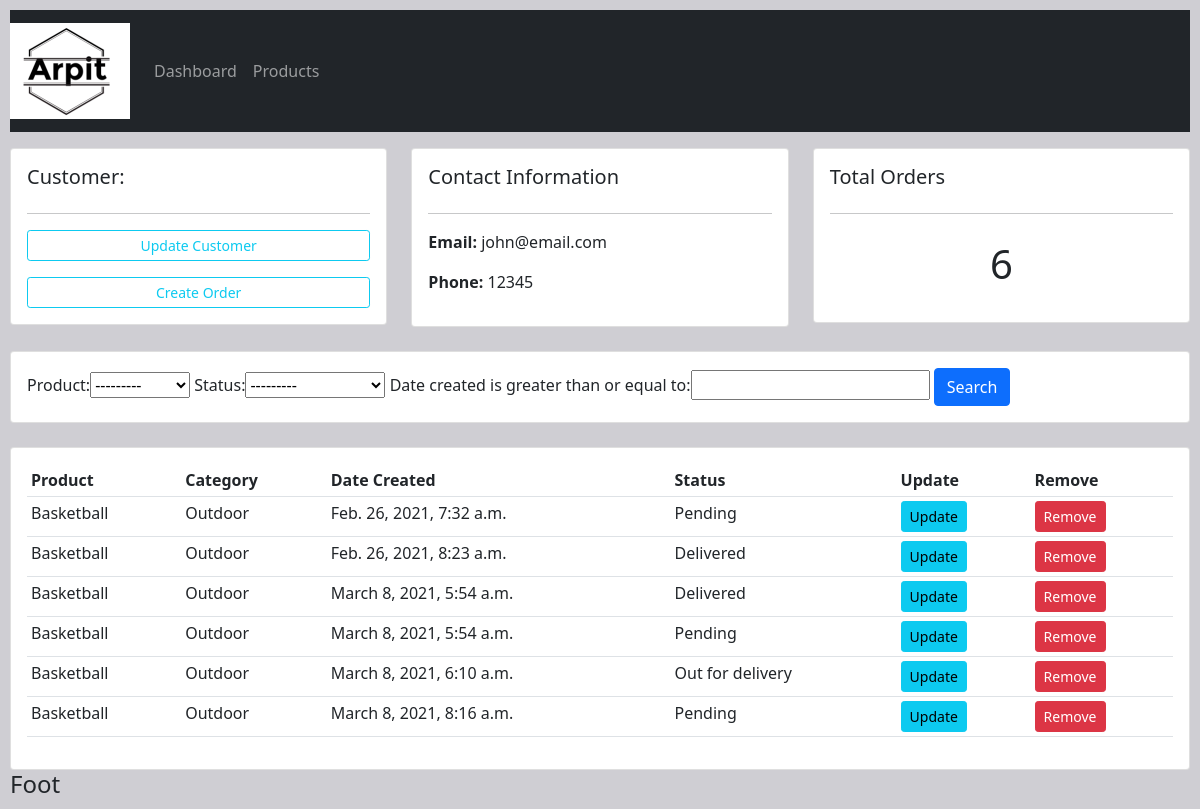
Screenshot of /customer/1 with the database file from the repository.
### crm1/models.py (models this page shows, shortened)
class Customer(models.Model):
    name = models.CharField(max_length=250, null=True)
    phone = models.CharField(max_length=15, null=True)
    email = models.EmailField(max_length=50, null=True)
    date_created = models.DateTimeField(auto_now_add=True, null=True)

class Order(models.Model):
    STATUS = (
        ('Pending', 'Pending'),
        ('Out for delivery', 'Out for delivery'),
        ('Delivered', 'Delivered'),
    )
    customer = models.ForeignKey(
        Customer, null=True, on_delete=models.SET_NULL)
    product = models.ForeignKey(Product, null=True, on_delete=models.SET_NULL)
    date_created = models.DateTimeField(auto_now_add=True, null=True)
    status = models.CharField(max_length=200, choices=STATUS)

class Product(models.Model):
    CATEGORY = (
        ('Indoor', 'Indoor'),
        ('Outdoor', 'Outdoor'),
    )
    name = models.CharField(max_length=250, null=True)
    price = models.FloatField(null=True)
    category = models.CharField(max_length=250, null=True, choices=CATEGORY)
    description = models.CharField(max_length=200, null=True, blank=True
                                   )
    date_created = models.DateTimeField(auto_now_add=True, null=True)
    tags = models.ManyToManyField(Tag)
    def __str__(self):
        return self.name

### crm1/views.py (the view)
# urls.py: re_path('customer/(?P<pk>\d+)$', views.customer, name='customer'),
def customer(request, pk):
    req_customer = Customer.objects.get(id=pk)
    order = req_customer.order_set.all()
    orderfilter= OrderFilter(request.GET, queryset= order)
    order= orderfilter.qs
    total_count = order.count()
    context = {"customer": req_customer, "order": order, "count": total_count,
                "orderfilter":orderfilter}
    return render(request, 'crm1/customer.html', context)

### crm1/templates/crm1/customer.html (shortened to what this page needs)
{% extends 'crm1/base.html' %}
{% block content %}
<div class="row">
	<div class="col-md">
		<div class="card card-body">
			<h5>Customer:</h5>
			<hr>
			<a class="btn btn-outline-info  btn-sm btn-block" href="">Update Customer</a>
			<a class="btn btn-outline-info  btn-sm btn-block" href="{% url 'create_order' customer.id%}">Create Order</a>
		</div>
	</div>
	<div class="col-md">
		<div class="card card-body">
			<h5>Contact Information</h5>
			<hr>
			<p> <b>Email:</b> {{customer.email}} </p>
			<p> <b>Phone:</b> {{customer.phone}} </p>
		</div>
	</div>
	<div class="col-md">
		<div class="card card-body">
			<h5>Total Orders</h5>
			<hr>
			<h1 style="text-align: center;padding: 10px">{{count}}</h1>
		</div>
	</div>
</div>
<br>
<div class="row">
	<div class="col">
		<div class="card card-body">
			<form method="get">
				{{orderfilter.form}}
				<button class="btn btn-primary" type="submit">Search</button>
			</form>
		</div>
	</div>
</div>
<br>
<div class="row">
	<div class="col-md">
		<div class="card card-body">
			<table class="table table-sm">
				<tr>
					<th>Product</th>
					<th>Category</th>
					<th>Date Created</th>
					<th>Status</th>
					<th>Update</th>
					<th>Remove</th>
				</tr>
				{% for orders in order %}
				<tr>
					<td>{{orders.product.name}}</td>
					<td>{{orders.product.category}}</td>
					<td>{{orders.date_created}}</td>
					<td>{{orders.status}}</td>
					<td><a href="{% url 'update_order' orders.id %}" class="btn btn-sm btn-info">Update</a></td>
					<td><a href="{% url 'delete_order' orders.id %}" class="btn btn-sm btn-danger">Remove</a></td>
				</tr>
				{% endfor %}
			</table>
		</div>
	</div>
</div>
{% endblock %}

### crm1/static/css/base.css (style rules this page uses)
body { background-color:#CFCED3; margin: 10px 10px 10px 10px; }

### rows the page displays
Customer: email "john@email.com", phone "12345"
Order: product.name "Basketball", product.category "Outdoor", date_created "Feb. 26, 2021, 7:32 a.m.", status "Pending"
Order: product.name "Basketball", product.category "Outdoor", date_created "Feb. 26, 2021, 8:23 a.m.", status "Delivered"
Order: product.name "Basketball", product.category "Outdoor", date_created "March 8, 2021, 5:54 a.m.", status "Delivered"
Order: product.name "Basketball", product.category "Outdoor", date_created "March 8, 2021, 5:54 a.m.", status "Pending"
Order: product.name "Basketball", product.category "Outdoor", date_created "March 8, 2021, 6:10 a.m.", status "Out for delivery"
Order: product.name "Basketball", product.category "Outdoor", date_created "March 8, 2021, 8:16 a.m.", status "Pending"

### other values shown
{{ count }} "6"
